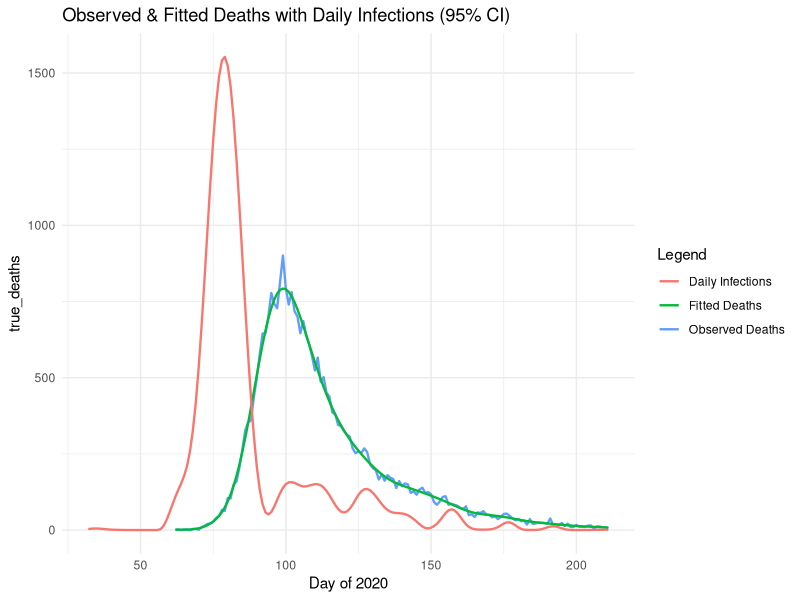
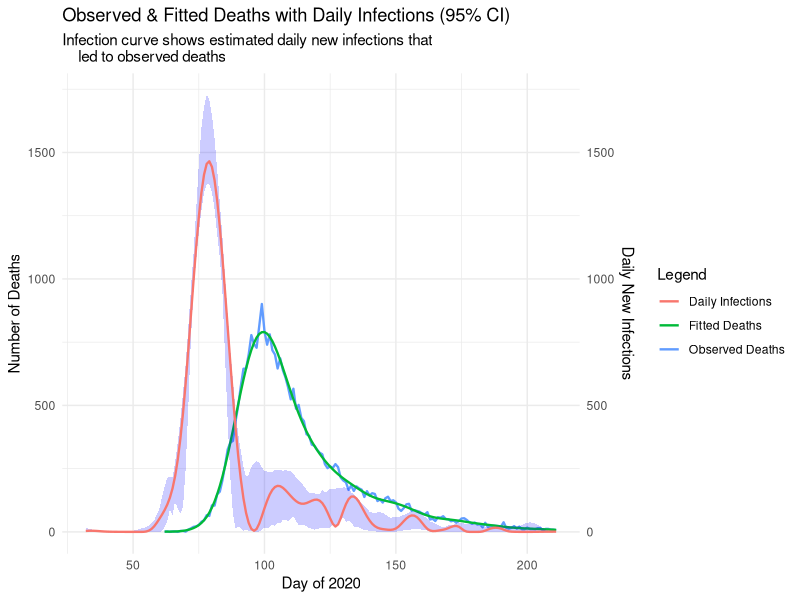

The R script that drew these images, in order:
# Jackson Cramer (s2274544), Maximillian McCourt (s2145762), Natalia Montalvo Cabornero (s1969053)

# Our group worked collaboratively on the development and optimisation of all exercises.
# Although tasks were divided among us, we maintained a balanced workload through 
# regular code reviews, debugging sessions, and problem-solving meetings.
# Jackson focused ---
# Max focused on ---
# Natalia focused on ---

# Link to github repo: https://github.com/mhmc0808/ESP_GroupWorks.git
# Note about github repo: Our group used the same repo for the other projects.
# The code for project 3 can be found in the GW3 folder, and is titled proj3.r

######### GENERAL DESCRIPTION #########

# This project implements a smooth deconvolution to estimate the daily COVID-19 
# infections from observed death data. The model reconstructs the infection 
# trajectory by deconvolving death counts with a delay distribution from infection
# to death. 

#install.packages("ggplot2")


#setwd("C:/Users/Max McCourt/OneDrive/Documents/Master's Year/Semester 1/ESP/Group Works/GW3")
library(splines)
library(ggplot2)
data <- read.table("engcov.txt")



set.seed(3)  # remove

######### MODEL SET UP ##########

# Define the matrices and components of the deconvolution model, the function 
# evaluate_matrices() creates: B-spline basis matrix, Convolution matrix (X)  
# that maps infections to deaths via delay distribution and Penalty matrix (S) 
# for smoothing. 

evaluate_matrices <- function(data, k = 80, edur = 3.151, sdur = 0.469, lower_bound, 
                              upper_bound, f_seq) {
  
  # Inputs;
  #   k - number of B-spline basis functions
  #   edur - log(mean) time from infection to death
  #   sdur - log(standard deviation) time from infection to death
  
  # Create penalty matrix S
  S <- crossprod(diff(diag(k), diff=2))
  
  # Create the k+4 knots for B-splines
  # Sequence of k+4 evenly spaced knots
  middle_seq_length <- k-2
  middle_seq <- seq(lower_bound, upper_bound, length.out = middle_seq_length)
  
  # Step size for handling remaining knots
  step <- middle_seq[2] - middle_seq[1]
  
  # Knots sequence
  knots <- c(
    seq(to = min(middle_seq) - step, by = step, length.out = 3),  # 3 knots below
    middle_seq,                                                   # middle sequence
    seq(from = max(middle_seq) + step, by = step, length.out = 3) # 3 knots above
  )
  
  # Create X_tilde: B-spline basis matrix for infection function f(t)
  X_tilde <- splineDesign(knots, f_seq)
  
  # Delay distribution from infection to death (pd)
  d <- 1:k
  pd <- dlnorm(d, edur, sdur)
  pd <- pd / sum(pd)      # normalise the sum to 1
  
  n <- length(data$date)  # number of death days
  m <- length(pd)         # maximum of days to consider    
  r <- nrow(X_tilde)      # number of infection days
  
  # Build weight matrix W for convolution
  # W[i, t] = pd[30 + i - t] if in valid range, 0 otherwise
  W <- matrix(0, n, r)
  
  for (i in 1:n) {
    idxs <- (30 + i - (1:m))              # indices for 30 day lag
    valid <- which(idxs > 0 & idxs <= r)  # keep indices in valid range
    # take i-th row of W at valid indexes to be pd of valid index
    W[i, idxs[valid]] <- pd[1:length(valid)]
  }
  
  # Convolution matrix X maps infections to expected deaths
  X <- W %*% X_tilde
  
  return(list(X_tilde=X_tilde,S=S,X=X))
}

## --- Generate model matrices --- ##

# Days of infection, extending the sequence 30 days before the first observed death
lower_bound <- min(data$julian) - 30
upper_bound <- max(data$julian)
f_seq <- seq(lower_bound, upper_bound, by=1)

model_matrices <- evaluate_matrices(data,lower_bound=lower_bound, 
                                    upper_bound=upper_bound, f_seq=f_seq)
X <- model_matrices$X
X_tilde <- model_matrices$X_tilde
S <- model_matrices$S



######### PENALISED NEGATIVE LOG-LIKELIHOOD FUNCTIONS ##########

# We are going to fit the model using a penalised Poisson likelihood with a 
# positive constraint

## --- Penalised negative log-likelihood --- ##
pnll <- function(y, gamma, X, S, lambda) {
  
  # Inputs:
  #   y - vector of observed deaths
  #   gamma - vector of transformed parameters: beta = exp(gamma) to ensure 
  #           positive coefficients for the B-spline basis
  #   X - convolution matrix
  #   S - penalty matrix
  #   lambda - smoothing parameter

  B <- exp(gamma)               # transformation of coefficients
  mu <- X %*% B                 # expected deaths                                # MAX: Is pmax() a safety net in case X %*% B has negative results? I checked our values and this should be impossible given properties of X and B, so maybe we should get rid of it? May look like we don't understand our variables (or like ChatGPT wrote it)
  
  # Smoothing penalty term
  penalty <- 1/2*lambda * sum(B * (S %*% B))     # OPTIMISED VERSION
  
  # Poisson log likelihood 
  ll_pois <- sum(y*log(mu) - mu)                                                 # MAX: INSTRUCTIONS SAY WE CAN DROP LFACTORIAL HERE AS PARAMETER IS INDEPENDENT OF IT (says in footer page 2)
  
  # Penalised negative log likelihood
  pnll <- -ll_pois + penalty
  return(pnll)
}

## --- Gradient of penalized negative log-likelihood --- ##
pnll_grad <- function(y, gamma, X, S, lambda){
  
  # Inputs:
  #   y - vector of observed deaths
  #   gamma - vector of transformed parameters: beta = exp(gamma) to ensure 
  #           positive coefficients for the B-spline basis
  #   X - convolution matrix
  #   S - penalty matrix
  #   lambda - smoothing parameter
  
  B <- exp(gamma)                     # transform to original scale
  mu <- X %*% B                       # expected deaths                          # MAX: Is pmax() a safety net in case X %*% B has negative results? I checked our values and this should be impossible given properties of X and B, so maybe we should get rid of it? May look like we don't understand our variables (or like ChatGPT wrote it)
  
  # Gradient of log-likelihood: dl/dgamma = colsums of diag(y_i/mu_i - 1)*X*diag(B)
  F_value <- diag(as.vector(y/mu - 1)) %*% X %*% diag(B)            
  ll_pois_grad <- colSums(F_value)
  
  # Smoothness penalty gradient
  penalty_grad <- lambda * (S %*% B) * B    # OPTIMISED
  
  # Derivative of penalised negative log likelihood
  pnll_grad <- - ll_pois_grad + penalty_grad
  
  return(pnll_grad)
}


## --- Test functions --- ##
y <- data$deaths
lambda <- 5e-5                                                                   # MAX: Changed 5*10^-5 to 5e-5 for consistency and ease of reading
k <- 80
gamma <- rep(0,k)
pnll(y, gamma, X, S, lambda)
pnll_grad(y, gamma, X, S, lambda)


## --- Gradient validation uing finite differences--- ##

th0 <- gamma                   # test paramater vector
fd <- numeric(length(th0))     # vector to store the approximation

# Penalised negative log-likelihood at th0
nll0 <- pnll(y = y, gamma = th0, X = X, S = S, lambda = lambda) 

eps <- 1e-7                    # perturbation size

# Loop over each parameter
for (i in 1:length(th0)) { 
  th1 <- th0
  th1[i] <- th1[i] + eps
  # Pnll at that perturbed parameter
  nll1 <- pnll(y = y, gamma = th1, X = X, S = S, lambda = lambda)
  # Approximate the partial derivative with the finite difference
  fd[i] <- (nll1 - nll0) / eps
}

# Find analytic gradient at th0
grad_test <- pnll_grad(y = y, gamma = th0, X = X, S = S, lambda = lambda)

# Finite-difference vs analytic gradient
cbind(fd, grad_test) 

# Maximum absolute difference 
max_diff <- max(abs(grad_test-fd)) 
print(paste("Maximum gradient difference:", round(max_diff,8)))
#  0.00027709



######### INITIAL MODEL FITTING ##########

# Fit model using BFGS with initial lambda for sanity check.
# This provides a preliminary fit to verify the model is working correctly
# before proceeding with smoothing parameter selection.


fit <- optim(par = gamma,         # initial parameter values                     # MAX (OTHER NOTES): Chat says this could be a little better with "control = list(maxit = 1000, reltol = 1e-8)" arguments
             fn = pnll,           # penalized negative log-likelihood
             gr = pnll_grad,      # gradient function for efficient optimization
             y = y,               # observed death counts
             X = X,               # convolution matrix
             S = S,               # penalty matrix
             lambda = lambda,     # initial smoothing parameter
             method = "BFGS")     # Optimization method 

# Extract estimated parameters after optimization
gamma_hat <- fit$par
B_hat <- exp(gamma_hat)           # transform to original scale

# Compute fitted deaths and fitted infections
fitted_deaths <- as.vector(X %*% B_hat)
fitted_infections <- as.vector(X_tilde %*% B_hat)


# Compare with actual data
true_deaths <- data$deaths        # actual deaths from data set
day_of_2020 <- data$julian

# Create data frame for plotting
plot_df <- data.frame(
  day = day_of_2020,
  true_deaths = true_deaths,
  fitted_deaths = fitted_deaths)

# Comparison plot: observed vs fitted deaths
initial_plot <- ggplot() +
  # True deaths
  geom_line(aes(x = day_of_2020, y = true_deaths, color = "Observed Deaths"), linewidth = 0.8) +
  # Fitted deaths
  geom_line(aes(x = day_of_2020, y = fitted_deaths, color = "Fitted Deaths"), linewidth = 0.8) +
  geom_line(aes(x = f_seq, y = fitted_infections, color = "Daily Infections"), linewidth = 0.8) +
  # Secondary axis
  #scale_y_continuous(
  #  name = "Number of Deaths",
  #  sec.axis = sec_axis(~ ., name = "Daily New Infections")
  #) +
  labs(
    x = "Day of 2020",
    color = "Legend",
    title = "Observed & Fitted Deaths with Daily Infections (95% CI)"
  ) +
  theme_minimal()
  
initial_plot

######### SMOOTHING PARAMETER SELECTION ##########

n <- length(y)                       # number of observations

# Function to compute the Poisson log-likelihood for BIC calculation
ll <- function(y, beta_hat, X) {
  
  # Inputs:
  #   y - vector of observed death counts
  #   beta_hat - vector of estimated B-spline coefficients
  #   X - convolution design matrix
                                                                                 # MAX: WE DONT DROP LFACTORIAL(y) HERE AS ITS USED DIRECTLY IN GRIDSEARCH FOR DETERMINE VALUE
 
  # Expected deaths under current parameters
  mu <- X %*% beta_hat
  
  # Poisson log likelihood 
  ll_pois <- sum(y*log(mu) - mu - lfactorial(y))
  return(ll_pois)
}

# Define sequence of lambda values to test
log_lambda_seq <- seq(-13,-7,length=50)
lambda_seq <- exp(log_lambda_seq)    # transform to original scale

BIC <- numeric(length(lambda_seq))   # initialize BIC storage vector

Xt <- t(X)  # transpose of X to save some time in the loop

gamma_hat <- gamma
# Grid search over lambda values to find optimal smoothing parameter
for (i in seq_along(lambda_seq)){                                                # MAX: Changed seq() to seq_along() to make more robust (avoid seq taking from 1 to first element of lamdba_seq)
  
  # Current lambda value
  lambda <- lambda_seq[i]
  
  # Fit model with current lambda using BFGS optimization
  fit <- optim(par = gamma_hat,       # initial parameter values                 # MAX: Chat says we could use gamma_hat here instead to speed up grid search. If this is correct, we can save 10s of runtime!
               fn = pnll,             # penalized negative log-likelihood
               gr = pnll_grad,        # gradient function
               y = y,                 # observed death counts
               X = X,                 # convolution matrix
               S = S,                 # penalty matrix
               lambda = lambda,       # initial smoothing parameter
               method = "BFGS")       # Optimization method
            
  # Extract estimated parameters
  gamma_hat <- fit$par            # transform to original scale
  beta_par <- exp(gamma_hat)
  mu_hat <- as.vector(X %*% beta_par)
  
  # Weight vector
  w <- as.vector(y/(mu_hat^2)) # n vector 
  
  # Compute Hessian matrices:
  # H0: Hessian of log-likelihood (without penalty)
  H0 <- crossprod(X * sqrt(w))                                                   # MAX: Supposedly more efficient and saves memory when using crossprod instead (saves 0.6s over the entire gridsearch)
  
  #  H_lambda: Full Hessian (log-likelihood + penalty)
  H_lambda <- H0 + lambda * S
  
  ## Effective Degrees of Freedom (EDF) calculation
  R <- chol(H_lambda)
  H_invH0 <- backsolve(R, backsolve(R, H0, transpose = TRUE))
  EDF <- sum(diag(H_invH0))
  
  # Bayesian Information Criterion (BIC) calculation
  BIC[i] <- -2*ll(y, beta_par, X) + log(n)*EDF
}



# Find optimal lambda that minimizes BIC
BIC_min <- min(BIC)
BIC_min                                                                          # MAX: When I do it with gamma_hat, BIC changes from 1203 to 1199... so better? Is this okay? 
lambda_bic <- lambda_seq[which.min(BIC)]
lambda_bic




######### BOOTSTRAP UNCERTAINTY QUANTIFICATION #########
# For bootstrap resamples, each observation contributes proportionally to the
# weights of the Pnll and its gradient, so we need to modify both

# Weighted version of penalized negative log-likelihood for bootstrap
pnll_w <- function(y, gamma, X, S, lambda, w) {
  
  # Inputs:
  #   y - vector of observed deaths
  #   gamma - vector of transformed parameters: beta = exp(gamma) to ensure 
  #           positive coefficients for the B-spline basis
  #   X - convolution matrix
  #   S - penalty matrix
  #   lambda - smoothing parameter
  #   w - vector of bootstrap weights 
  
  B <- exp(gamma)               # transformation of coefficients
  mu <- X %*% B                 # expected deaths, avoiding zero                 # MAX: Is this a safety net in case X %*% B has negative results? I checked our values and this should be impossible given properties of X and B, so maybe we should get rid of it? May look like we don't understand our variables (or like ChatGPT wrote it)
  
  # Smoothing penalty term
  penalty <- 1/2*lambda* sum(B*(S %*% B))   # OPTIMISED VERSION

  # Weighted Poisson log-likelihood
  ll_pois <- sum(w * (y*log(mu) - mu))                                            # MAX: INSTRUCTIONS SAY WE CAN DROP LFACTORIAL HERE AS PARAMETER IS INDEPENDENT OF IT (says in footer page 2)
  
  # Penalized negative log-likelihood with weights
  pnll <- -ll_pois + penalty
  return(pnll)
}


# Weighted version of gradient function for bootstrap
pnll_grad_w <- function(y, gamma, X, S, lambda, w){
  
  # Inputs:
  #   y - vector of observed deaths
  #   gamma - vector of transformed parameters: beta = exp(gamma) to ensure 
  #           positive coefficients for the B-spline basis
  #   X - convolution matrix
  #   S - penalty matrix
  #   lambda - smoothing parameter
  #   w - vector of bootstrap weights 
  
  B <- exp(gamma)               # transform to original scale
  mu <- X %*% B                 # expected deaths                                # MAX: Is this a safety net in case X %*% B has negative results? I checked our values and this should be impossible given properties of X and B, so maybe we should get rid of it? May look like we don't understand our variables (or like ChatGPT wrote it)

  # Gradient of the weighted log-likelihood
  F_value <- diag(as.vector(w * (y/mu - 1))) %*% X %*% diag(B) 
  ll_pois_grad <- colSums(F_value)
  
  # Gradient of penalty
  penalty_grad <- lambda * (S %*% B) * B   # OPTIMISED VERSION
  
  # Penalised negative log likelihood
  pnll_grad <- -ll_pois_grad + penalty_grad
  return(pnll_grad)
}


# -- Bootstrap resampling and refitting


# Number of bootstrap replicates for uncertainty estimation
n_bootstrap <- 200

# Initialise empty matrix to store bootstrap replicates
#   Each column represents a different bootstrap sample
#   Each row represents f(t) at a specific time point across all bootstrap samples
f_hat_boot <- matrix(0, nrow = nrow(X_tilde), ncol = n_bootstrap)




for (b in 1:n_bootstrap) {
  
  # Generate bootstrap weights 
  wb <- tabulate(sample(n, replace = TRUE), n)
  
  # Fit penalized model using bootstrap weights
  fit_b <- optim(par = gamma,          # initial parameter values
               fn = pnll_w,            # weighted penalized negative log-likelihood
               gr = pnll_grad_w,       # gradient function for efficient optimization
               y = y,                  # observed death counts
               X = X,                  # convolution matrix
               S = S,                  # penalty matrix
               lambda = lambda_bic,    # initial smoothing parameter
               method = "BFGS",        # Quasi-Newton optimization method with gradient
               w = wb,
               control = list(maxit=1000, reltol = 1e-8))                 # weights for this iteration

  # Extract fitted parameters from bootstrap sample
  gamma_b <- fit_b$par
  B_b <- exp(gamma_b)     # transform to original scale
  
  # Compute infection rate estimate for this bootstrap sample
  f_hat_boot[, b] <- X_tilde %*% B_b
}

f_hat_boot


######### FINAL VISUALIZATION AND RESULTS #########

## --- Summary statistics from the bootstrap distribution --- ##

# 95% Confidence intervals from bootstrap samples
f_hat_int <- apply(f_hat_boot, 1, quantile, probs = c(0.025, 0.975)) # 2.5% and 97.5% quantile                 # MAX: COMPILED LOWER AND UPPER BOUND INTO ONE CALL OF APPLY

# Re-fit infections with the optimal lambda selected using BIC
fit <- optim(par = gamma,            # initial parameter values  #### ??!! not sure about this gamma
             fn = pnll,            # weighted penalized negative log-likelihood
             gr = pnll_grad,       # gradient function for efficient optimization
             y = y,                  # observed death counts
             X = X,                  # convolution matrix
             S = S,                  # penalty matrix
             lambda = lambda_bic,    # initial smoothing parameter
             method = "BFGS")        # Optimization method 

# Optimised parameters
gamma_hat <- fit$par
B_hat <- exp(gamma_hat)   # transform to original scale

fitted_deaths <- as.vector(X %*% B_hat)                                          # MAX: ADDED THIS LINE IN. DON'T WE WANT TO RECOMPUTE FITTED_DEATHS NOW WITH LAMBDA BIC?

# Fitted infection curve using the optimised parameters
fitted_infections_optimized <- as.vector(X_tilde %*% B_hat)

## --- Final plot showing --- ##
#   Observed death data
#   Model with fitted deaths
#   Estimated infection curve

final_plot <- ggplot() +
  # True deaths
  geom_line(aes(x = day_of_2020, y = true_deaths, color = "Observed Deaths"), size = 0.8) +
  # Fitted deaths
  geom_line(aes(x = day_of_2020, y = fitted_deaths, color = "Fitted Deaths"), size = 0.8) +
  # Daily infection rate with 95% CI
  geom_ribbon(aes(x = f_seq, ymin = f_hat_int[1,], ymax = f_hat_int[2,]), fill = "blue", alpha = 0.2) +
  geom_line(aes(x = f_seq, y = fitted_infections_optimized, color = "Daily Infections"), size = 0.8) +
  # Secondary axis: rescale infections to match the main axis numerically
  scale_y_continuous(
    name = "Number of Deaths",
    sec.axis = sec_axis(~ ., name = "Daily New Infections")
  ) +
  labs(
    x = "Day of 2020",
    color = "Legend",
    title = "Observed & Fitted Deaths with Daily Infections (95% CI)",
    subtitle = "Infection curve shows estimated daily new infections that 
    led to observed deaths"
  ) +
  theme_minimal()

final_plot  # display final plot

# Interpretation:
# A we can see in the graph the close match between the observed and fitted deaths 
# demonstrates that our model successfully finds the mortality parameter in our data, 
# providing confidence in the model to reconstruct infection dinamics.
#
# The blue infection curve shows the estimated daily new infections that resulted in
# the observed deaths. We can clearly see the infection waves, showing when transmission
# was increasing or decreasing, like a big increase around day 75 and a big 
# decrease around day 85.
#
# The blue shaded region represents the 95% confidence interval around the infection
# estimates, derived from 200 bootstrap replicates. Wider intervals indicate greater
# uncertainty, particularly at the boundaries where data was limited.
# 
# The approximately 30-day horizontal shift that we assumed when creating the model
# between infection peaks and corresponding death peaks visually confirms the 
# lognormal delay distribution used in the model.
#
# The overall visualization demonstrates successful deconvolution, we have effectively
# recovered the unobserved infection trajectory from the observed death data using
# the known delay distribution and smoothness assumptions.


# Natalia's notes:
# - added a description for the project
# - added comments and descriptions for all the functions
# - added interpretation of final plot
# - changed some of the matrices multiplications for optimization
# - changed EFD calculation to chol decomp for a faster approach maybe? -- not sure if actually makes a difference
# - added some sanity checks so some our values cannot be zero to avoid crashes
# - we need to think/ask tutors how are we presenting the report because
#   actually the first 3 exercises are just steps for alter building the model with
#   the weights and the right lambda
# - changed last plot --> error when running jackson's plots
# - need to check if we can optimize lambda loop and bootstrap loop 
# My code runs in ~ 50 sec
